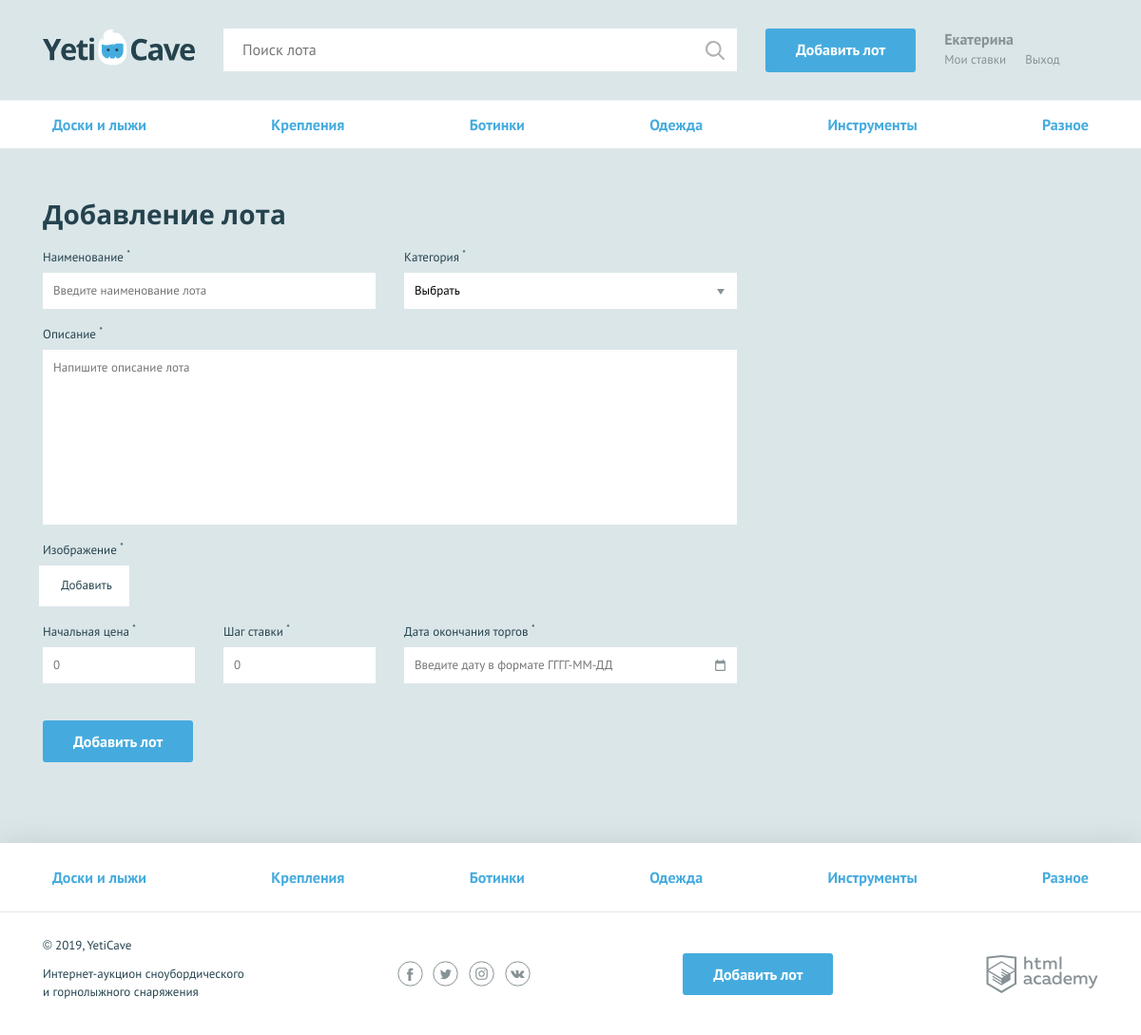
/add.php (signed in), run on the app's committed database.
### tables this page shows
CREATE TABLE categories (
    id INT UNSIGNED PRIMARY KEY AUTO_INCREMENT,
    name VARCHAR(128) NOT NULL,
    symbol_code VARCHAR(128) NOT NULL
);

### helpers.php (called while the page is built, shortened)
<?php
function include_template($name, array $data = []) {
    $name = 'templates/' . $name;
    extract($data);
    require $name;
    $result = ob_get_clean();
    return $result;
}
function get_arr($link, $sql): array
{
    $result = mysqli_query($link, $sql);
    if ($result) {
        return mysqli_fetch_all($result, MYSQLI_ASSOC);
    }
    return mysqli_error($link);
}

### models/category.php (called while the page is built, shortened)
<?php
require_once 'helpers.php';
function get_categories($link): array
{
    $sql = 'SELECT * FROM categories';
    return get_arr($link, $sql);
}

### validation.php (called while the page is built, shortened)
<?php
function get_post_value($name) {
    return filter_input(INPUT_POST, $name);
}

### templates/add.php (the view, shortened to what this page needs)
<main>
    <nav class="nav">
        <ul class="nav__list container">
            <?php if (!empty($categories)): ?>
                <?php foreach ($categories as $category): ?>
                    <li class="nav__item">
                        <a href="all-lots.html"><?=$category['name'] ?? '';?></a>
                    </li>
                <?php endforeach; ?>
            <?php endif; ?>
        </ul>
    </nav>
	<form class="form form--add-lot container form--invalid" action="add.php" method="post" enctype="multipart/form-data">
	  <h2>Добавление лота</h2>
	  <div class="form__container-two">
        <?php $classname = isset($errors['name']) ? "form__item--invalid" : ""; ?>
		<div class="form__item <?= $classname; ?>" >
		  <label for="lot-name">Наименование <sup>*</sup></label>
		  <input id="lot-name" type="text" name="name" placeholder="Введите наименование лота" value="<?= get_post_value('name'); ?>">
		</div>
        <?php $classname = isset($errors['category_id']) ? "form__item--invalid" : ""; ?>
		<div class="form__item <?= $classname; ?>">
		  <label for="category">Категория <sup>*</sup></label>
		  <select id="category" name="category_id">
			<option>Выбрать</option>
            </select>
		</div>
	  </div>
      <?php $classname = isset($errors['description']) ? "form__item--invalid" : ""; ?>
	  <div class="form__item form__item--wide <?= $classname; ?>">
		<label for="message">Описание <sup>*</sup></label>
		<textarea id="message" name="description" placeholder="Напишите описание лота" value="<?= get_post_value('description'); ?>"></textarea>
	  </div>
      <?php $classname = isset($errors['img']) ? "form__item--invalid" : ""; ?>
	  <div class="form__item form__item--file <?= $classname; ?>">
		<label>Изображение <sup>*</sup></label>
		<div class="form__input-file">
		  <label for="lot-img">
			Добавить
		  </label>
		</div>
	  </div>
	  <div class="form__container-three">
        <?php $classname = isset($errors['start_price']) ? "form__item--invalid" : ""; ?>
		<div class="form__item form__item--small <?= $classname; ?>">
		  <label for="lot-rate">Начальная цена <sup>*</sup></label>
		  <input id="lot-rate" type="text" name="start_price" placeholder="0" value="<?= get_post_value('start_price'); ?>">
		</div>
        <?php $classname = isset($errors['bet_step']) ? "form__item--invalid" : ""; ?>
		<div class="form__item form__item--small <?= $classname; ?>">
		  <label for="lot-step">Шаг ставки <sup>*</sup></label>
		  <input id="lot-step" type="text" name="bet_step" placeholder="0" value="<?= get_post_value('bet_step'); ?>">
		</div>
        <?php $classname = isset($errors['date_end']) ? "form__item--invalid" : ""; ?>
		<div class="form__item <?= $classname; ?>">
		  <label for="lot-date">Дата окончания торгов <sup>*</sup></label>
		  <input class="form__input-date" id="lot-date" type="text" name="date_end" placeholder="Введите дату в формате ГГГГ-ММ-ДД" value="<?= get_post_value('date_end'); ?>">
		</div>
	  </div>
      <button type="submit" class="button" name="submit">Добавить лот</button>
	</form>
</main>

### templates/layout.php (shortened to what this page needs)
<!DOCTYPE html>
<html lang="ru">
<head>
    <link href="../css/normalize.min.css" rel="stylesheet">
    <link href="../css/style.css" rel="stylesheet">
    <link href="../css/flatpickr.min.css" rel="stylesheet">
</head>
<body>
<div class="page-wrapper">
<header class="main-header">
    <div class="main-header__container container">
        <a class="main-header__logo">
            <img src="../img/logo.svg" width="160" height="39" alt="Логотип компании YetiCave">
        </a>
        <form class="main-header__search" method="get" action="/search.php" autocomplete="off">
            <input type="search" name="search" placeholder="Поиск лота">
            <input class="main-header__search-btn" type="submit" name="find" value="Найти">
        </form>
        <a class="main-header__add-lot button" href="/add.php">Добавить лот</a>
        <nav class="user-menu">
        <?php if (isset($_SESSION['user'])): ?>
            <div class="user-menu__logged">
                <p><?=strip_tags($_SESSION['user']['name']); ?></p>
                <a class="user-menu__bets" href="pages/my-bets.html">Мои ставки</a>
                <a class="user-menu__logout" href="/logout.php">Выход</a>
            </div>
        <?php endif; ?>
        </nav>
    </div>
</header>
<?=$page_content;?>
</div>
<footer class="main-footer">
    <nav class="nav">
        <ul class="nav__list container">
            <?php if (!empty($categories)): ?>
                <?php foreach ($categories as $category): ?>
            <li class="nav__item">
                <a href="pages/all-lots.html"><?= $category['name'] ?? '';?></a>
            </li>
                <?php endforeach; ?>
            <?php endif; ?>
        </ul>
    </nav>
    <div class="main-footer__bottom container">
        <div class="main-footer__copyright">
            <p>© 2019, YetiCave</p>
            <p>Интернет-аукцион сноубордического и горнолыжного снаряжения</p>
        </div>
        <div class="main-footer__social social">
            <a class="social__link social__link--facebook" href="#">
            </a>
            <a class="social__link social__link--twitter" href="#">
            </a>
            <a class="social__link social__link--instagram" href="#">
            </a>
            <a class="social__link social__link--vkontakte" href="#">
            </a>
        </div>
        <a class="main-footer__add-lot button" href="add-lot.html">Добавить лот</a>
        <div class="main-footer__developed-by">
            <a class="logo-academy" href="https://htmlacademy.ru/intensive/php">
            </a>
        </div>
    </div>
</footer>
</body>
</html>

### data on the page
categories: name "Доски и лыжи"
categories: name "Крепления"
categories: name "Ботинки"
categories: name "Одежда"
categories: name "Инструменты"
categories: name "Разное"

### other printed values
strip_tags($_SESSION['user']['name']) "Екатерина"
